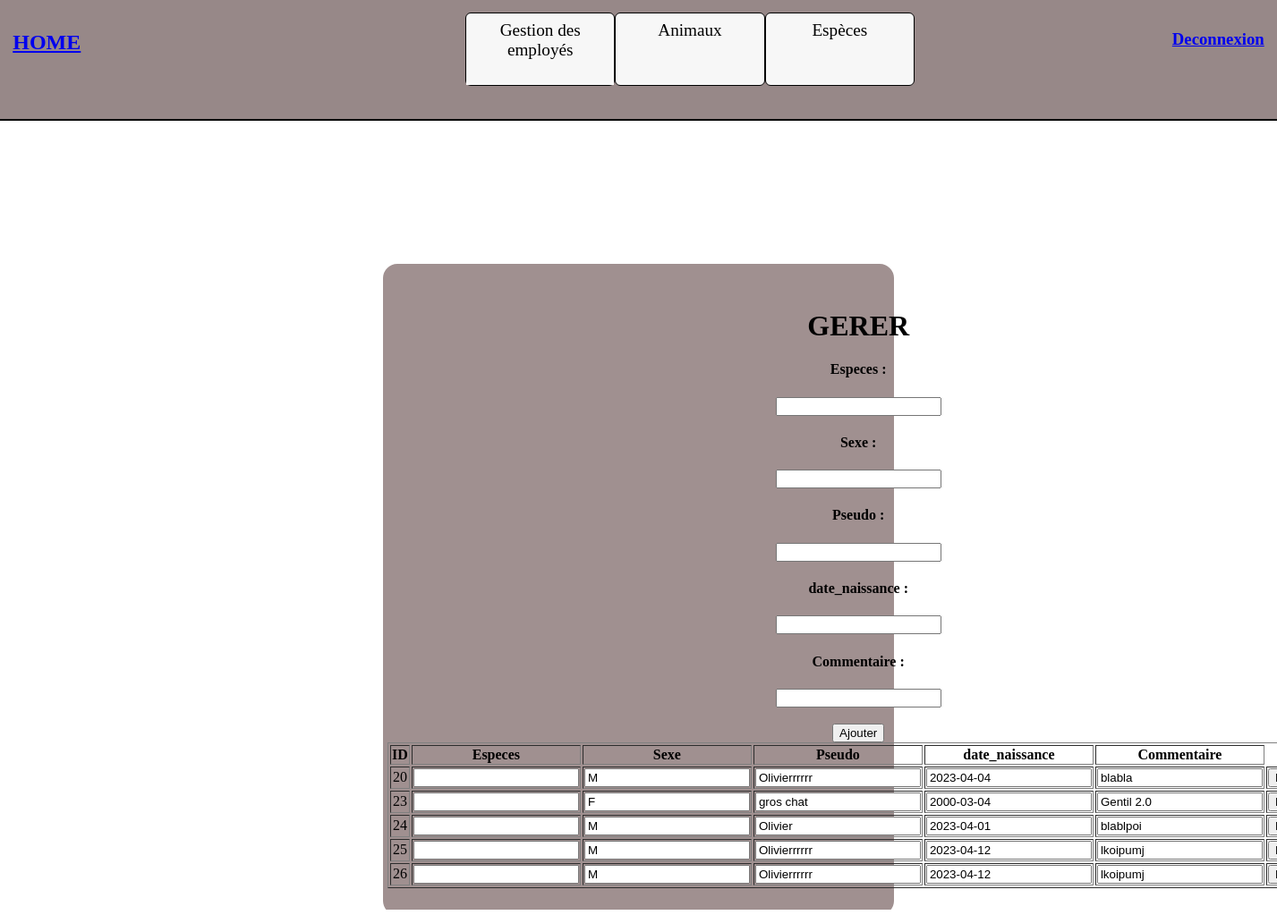
Page /gererannimaux.php on the committed database.
### tables this page shows
CREATE TABLE IF NOT EXISTS `animaux` (
  `Id` int(11) NOT NULL AUTO_INCREMENT,
  `Sexe` char(5) DEFAULT NULL,
  `Pseudo` varchar(255) DEFAULT NULL,
  `date_naissance` date DEFAULT NULL,
  `Commentaire` varchar(10) DEFAULT NULL,
  `Id_Especes` int(11) NOT NULL,
  PRIMARY KEY (`Id`),
  KEY `Animaux_Especes_FK` (`Id_Especes`)
);

### gererannimaux.php (the view, shortened to what this page needs)
<!DOCTYPE html>
<html lang="en">
<head>
    <link rel="stylesheet" href="home.css">
</head>
<body>
<nav>
        <div class="home">
            <h2 class="#"><a href="home.php">HOME</a></h2>
        </div>
        <div class="btn">
            <ul id="menu-accordeon">
                <li><a href="#">Gestion des employés</a>
                   <ul>
                      <li><a href="ajoutemploye.php">Ajouter</a></li>
                      <li><a href="#">Gérer</a></li>
                   </ul>
                </li>
                 <li><a href="#">Animaux</a>
                   <ul>
                      <li><a href="ajoutanimaux.php">Ajouter</a></li>
                      <li><a href="gererannimaux.php">Gérer</a></li>
                   </ul>
                </li>
                <li><a href="#">Espèces</a>
                   <ul>
                        <li><a href="ajoutespece.php">Ajouter</a></li>
                        <li><a href="gererespece.php">Gérer</a></li>
                   </ul>
                </li>
             </ul>
        </div>
        <div class="logout">
        <?php
        echo  '<h3><a href="logout.php">Deconnexion</a></h3>'
        ?>
        </div>
    </nav>
    <div class="center">
        <form Method="POST" action="home.php">
            <h1>GERER</h1>
            <h4 class="indentifiant">Especes : </h4><input type="text" name="Especes" value="">
            <h4 class="indentifiant">Sexe : </h4><input type="text" name="Sexe" value="">
            <h4 class="indentifiant">Pseudo : </h4><input type="text" name="Pseudo" value="">
            <h4 class="indentifiant">date_naissance : </h4><input type="text" name="date_naissance" value="">
            <h4 class="indentifiant">Commentaire : </h4><input type="text" name="Commentaire" value="">
            <br>
            <br>
            <input class="button" type="submit" value="Ajouter">
            <?php
            $con = mysqli_connect("localhost","root","", "gestionzoo");
            $result = mysqli_query($con, "SELECT * FROM animaux");
            echo "<table border=1>";
            echo "<tr><th>ID</th><th>Especes</th><th>Sexe</th><th>Pseudo</th><th>date_naissance</th><th>Commentaire</th></tr>";
            while ($row = mysqli_fetch_array($result)) {
                echo "<form method='post'>";
                echo "<tr>";
                echo "<td>".$row["Id"]."</td>";
                echo "<td><input type='text' name='Especes' value='".$row["Especes"]."'></td>";
                echo "<td><input type='text' name='Sexe' value='".$row["Sexe"]."'></td>";
                echo "<td><input type='text' name='Pseudo' value='".$row["Pseudo"]."'></td>";
                echo "<td><input type='text' name='Date_naissance' value='".$row["date_naissance"]."'></td>";
                echo "<td><input type='text' name='Commentaire' value='".$row["Commentaire"]."'></td>";
                echo "<td><input type='submit' name='modifier' value='Modifier'></td>";
                echo "</tr>";
                echo "</form>";
            }
            echo "</table>";
            ?>
        </form>
    </div>
</body>
</html>

### home.css (style rules this page uses)
body { margin: 0; padding: 0; }
nav { background-color: #978888; width: 98%; height: 13vh; border-bottom: #000 2px solid; display: flex; justify-content: space-between; padding: 1%; }
.logout { display: flex; }
.btn ul { display: flex; flex-direction: row; }
li ul { display: flex; flex-direction: column; }
#menu-accordeon { padding:0; margin:0; list-style:none; text-align: center; width: 360px; }
#menu-accordeon ul { padding:0; margin:0; list-style:none; text-align: center; }
#menu-accordeon li { background-color:#F7F7F7; border-radius: 6px; margin-bottom:2px; border:solid 1px #000; }
#menu-accordeon li li { max-height:0; overflow: hidden; transition: all .5s; border-radius:0; background: #F7F7F7; box-shadow: none; border:none; margin:0; padding: 10px 20px; }
#menu-accordeon a { display:block; text-decoration: none; color: #000; padding: 8px 0; font-family: verdana; font-size:1.2em }
#menu-accordeon ul li a, #menu-accordeon li:hover li a { font-size:1em }
#menu-accordeon ul li:last-child { border:none; }
.center { display: flex; justify-content: left; text-align:center; margin-top: 20vh; padding: 30px 5px; margin-left: 30%; margin-right: 30%; border-radius: 16px; background-color: #a09090; }

### rows in the picture
animaux: Id "20", Sexe "M", Pseudo "Olivierrrrrr", Date_naissance "2023-04-04", Commentaire "blabla"
animaux: Id "23", Sexe "F", Pseudo "gros chat", Date_naissance "2000-03-04", Commentaire "Gentil 2.0"
animaux: Id "24", Sexe "M", Pseudo "Olivier", Date_naissance "2023-04-01", Commentaire "blablpoi"
animaux: Id "25", Sexe "M", Pseudo "Olivierrrrrr", Date_naissance "2023-04-12", Commentaire "lkoipumj"
animaux: Id "26", Sexe "M", Pseudo "Olivierrrrrr", Date_naissance "2023-04-12", Commentaire "lkoipumj"
